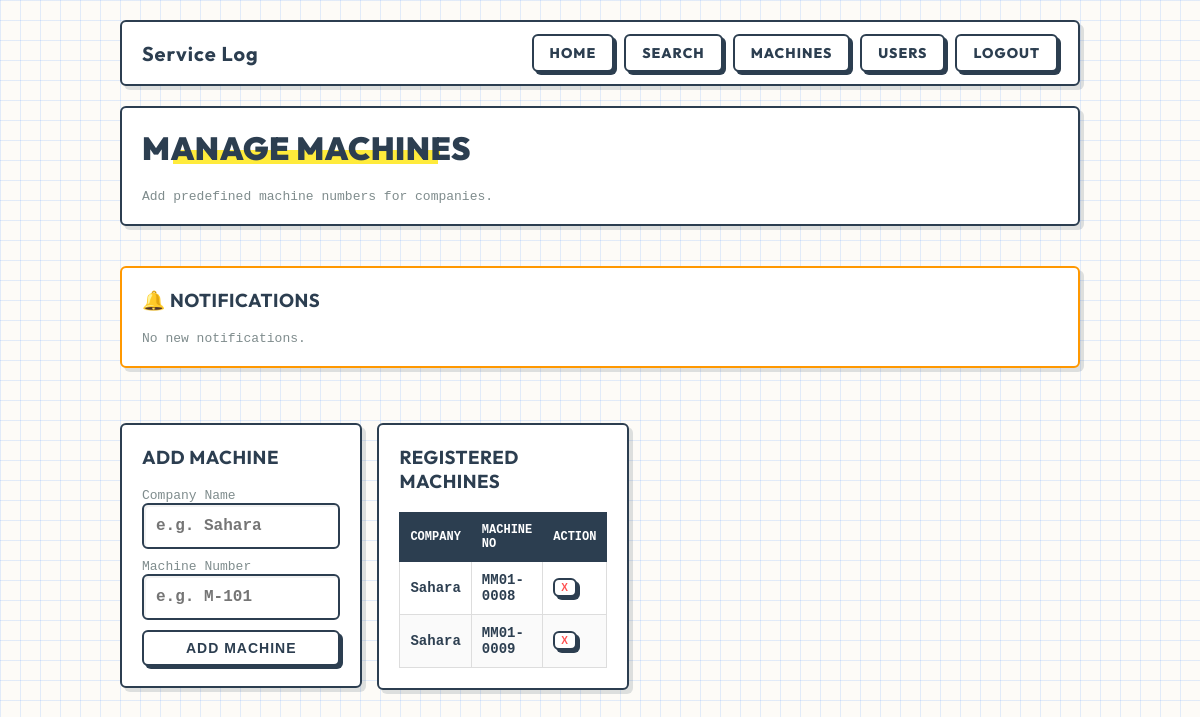
/admin_machines.php (signed in), run on the app's committed database.
### tables this page shows
CREATE TABLE company_machines (
          id INTEGER PRIMARY KEY AUTOINCREMENT,
          company_name TEXT NOT NULL,
          machine_number TEXT NOT NULL,
          created_at TEXT NOT NULL DEFAULT (datetime('now')),
          UNIQUE(company_name, machine_number)
        );

### app/auth.php (called while the page is built, shortened)
<?php
function h(string $s): string { return htmlspecialchars($s, ENT_QUOTES, 'UTF-8'); }

### admin_machines.php (the view, shortened to what this page needs)
<?php
require_once __DIR__ . '/app/layout.php';
$pdo  = db();
$machines = $pdo->query("SELECT * FROM company_machines ORDER BY company_name, machine_number")->fetchAll();
$notifs = $pdo->query("SELECT * FROM notifications ORDER BY id DESC LIMIT 20")->fetchAll();
?>
<div class="card">
    <h1>Manage Machines</h1>
    <div class="muted">Add predefined machine numbers for companies.</div>
</div>
<div class="grid">
    <div class="col-12">
        <div class="card" style="border-color:#ff9800;">
            <div style="display:flex; justify-content:space-between;">
                <h3>🔔 Notifications</h3>
            </div>
            <?php if(!$notifs): ?><div class="muted">No new notifications.</div><?php endif; ?>
        </div>
    </div>
    <div class="col-4">
        <div class="card">
            <h3>Add Machine</h3>
            <form method="post">
                <div class="muted">Company Name</div>
                <input name="company_name" required placeholder="e.g. Sahara">
                <div class="muted">Machine Number</div>
                <input name="machine_number" required placeholder="e.g. M-101">
                <button class="btn" style="width:100%;">Add Machine</button>
            </form>
        </div>
    </div>
    <div class="col-8">
        <div class="card">
            <h3>Registered Machines</h3>
            <div class="table-responsive" style="max-height:400px; overflow-y:auto;">
                <table>
                    <thead><tr><th>Company</th><th>Machine No</th><th>Action</th></tr></thead>
                    <tbody>
                        <?php foreach($machines as $m): ?>
                        <tr>
                            <td><?php echo h($m['company_name']); ?></td>
                            <td><b><?php echo h($m['machine_number']); ?></b></td>
                            <td>
                                <form method="post" style="margin:0;" onsubmit="return confirm('Delete?');">
                                    <button class="btn danger" style="padding:2px 6px; font-size:10px;">X</button>
                                </form>
                            </td>
                        </tr>
                        <?php endforeach; ?>
                    </tbody>
                </table>
            </div>
        </div>
    </div>
</div>

### assets/style.css (style rules this page uses)
:root { color-scheme: light; --bg-color: #fdfbf7; --grid-color: rgba(68, 138, 255, 0.15); --bg-pattern: linear-gradient(var(--grid-color) 1px, transparent 1px), linear-gradient(90deg, var(--grid-color) 1px, transparent 1px); --bg-size: 20px 20px; --ink: #2c3e50; --ink-light: #7f8c8d; --paper: #ffffff; --pop-cyan: #00bcd4; --pop-red: #ff5252; --btn-bg: #ffffff; --border: 2px solid var(--ink); --border-radius: 6px; --shadow-hard: 4px 4px 0px rgba(44, 62, 80, 0.15); }
*, *::before, *::after { box-sizing: border-box; }
body { margin: 0; font-family: 'Outfit', 'Segoe UI', sans-serif; background-color: var(--bg-color); background-image: var(--bg-pattern); background-size: var(--bg-size); color: var(--ink); min-height: 100vh; }
.card { background: var(--paper); border: var(--border); border-radius: var(--border-radius); padding: 20px; margin: 20px 0; box-shadow: var(--shadow-hard); }
h1, h2, h3 { margin-top: 0; text-transform: uppercase; letter-spacing: 0.5px; color: var(--ink); }
h1 { font-weight: 900; background: linear-gradient(100deg, transparent 10%, #ffeb3b 10%, #ffeb3b 90%, transparent 90%); background-position: 0% 85%; background-repeat: no-repeat; background-size: 100% 35%; display: inline-block; }
.muted { color: var(--ink-light); font-family: 'Courier New', monospace; font-size: 13px; }
.btn { display: inline-flex; align-items: center; justify-content: center; padding: 8px 16px; border-radius: var(--border-radius); border: var(--border); background: var(--paper); color: var(--ink); font-weight: 800; font-size: 14px; text-transform: uppercase; letter-spacing: 1px; cursor: pointer; box-shadow: 3px 3px 0px var(--ink); transition: all 0.1s ease; }
.danger { color: var(--pop-red); border-color: var(--ink); }
input, select, textarea { width: 100%; padding: 12px; border-radius: var(--border-radius); border: var(--border); background: #fff; color: var(--ink); font-size: 16px; font-family: 'Courier New', monospace; font-weight: 600; outline: none; box-shadow: inset 2px 2px 0px rgba(0,0,0,0.05); margin-bottom: 10px; }
table { width: 100%; border-collapse: collapse; font-family: 'Courier New', monospace; }
th { text-align: left; padding: 10px; background: var(--ink); color: #fff; text-transform: uppercase; font-size: 12px; border: 1px solid var(--ink); }
td { padding: 10px; border: 1px solid #ddd; font-weight: 600; font-size: 14px; }
tr:nth-child(even) { background: #fafafa; }
.grid { display: grid; grid-template-columns: repeat(12, 1fr); gap: 15px; }
.col-4 { grid-column: span 4; }
.col-12 { grid-column: span 12; }

### data on the page
company_machines: company_name "Sahara", machine_number "MM01-0008"
company_machines: company_name "Sahara", machine_number "MM01-0009"
